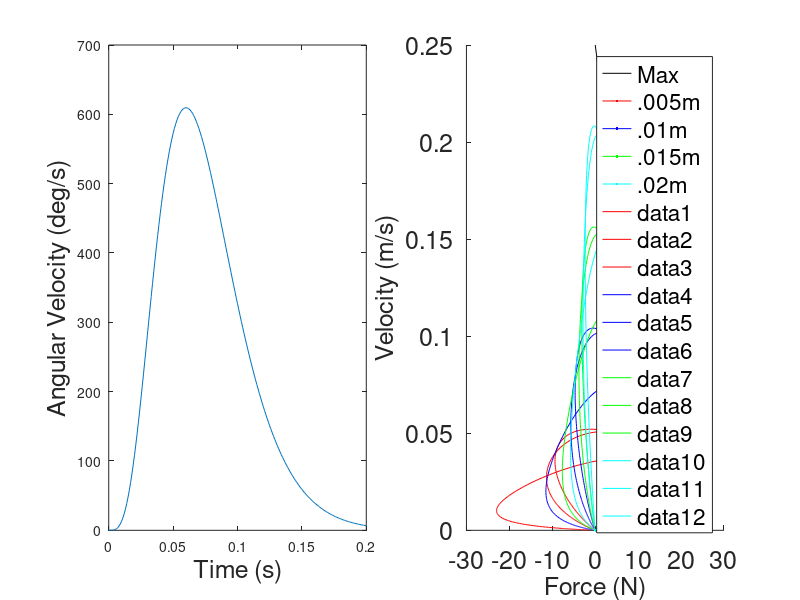

The MATLAB script that drew this image:
% Saccade force-velocity estimates. This is a rough planar estimate assuming 
% two linear actuators at distance r from centre of rotation; centre of 
% rotation at centre of mass. The rods are assumed to be long, so their
% angle doesn't change with the camera angle. 

dt = .001;
time = 0:dt:.2;

% example saccade using form from Opstal & Gisbergen (1987) and reasonable
% large parameters ... 
beta = .015;
gamma = 5;
omega = 130 * (time/beta).^(gamma-1) .* exp(-time/beta) * pi/180; % angular velocity
alpha = [0 diff(omega)/dt]; % angular acceleration
relTheta = cumsum(dt*omega); %angle relative to starting angle

% guesses for camera-lens assembly ... 
mass = .083 + .078 + 2*.035;
I = mass * .05^2;

figure, set(gcf, 'Position', [312   354   865   420])

subplot(1,2,1), set(gca, 'FontSize', 18)
plot(time, omega*180/pi)
xlabel('Time (s)', 'FontSize', 18)
ylabel('Angular Velocity (deg/s)', 'FontSize', 18)

subplot(1,2,2), set(gca, 'FontSize', 18)
hold on
c = {'r', 'b', 'g', 'c'};

plot(0:15, .25-.25/15*(0:15), 'k') % see http://www.pi-usa.us/products/PDF_Data/U264_High_Speed_Piezo_Motor_Actuator.pdf
xlabel('Force (N)', 'FontSize', 18)
ylabel('Velocity (m/s)', 'FontSize', 18)

plot(0,0,c{1}), plot(0,0,c{2}), plot(0,0,c{3}), plot(0,0,c{4}); % dummy points for legend 
legend('Max', '.005m', '.01m', '.015m', '.02m')

r = [.005 .01 .015 .02]; %radii (note: we also get better angular resolution with longer r)
theta0 = [-pi/6 0 pi/6]; %camera angle at start of saccade (0 is straight forward)
for i = 1:length(r)
    for j = 1:length(theta0)
        theta = theta0(j) + relTheta;
        fp = I*alpha/r(i); %perpendicular force on camera needed to produce acceleration alpha
        f = fp./cos(theta); %corresponding force applied by actuator
        v = r(i).*cos(theta).*omega; %linear velocity of actuator 
        plot(f/2, v, c{i}) %divide by two to plot force for each actuator
    end
end
